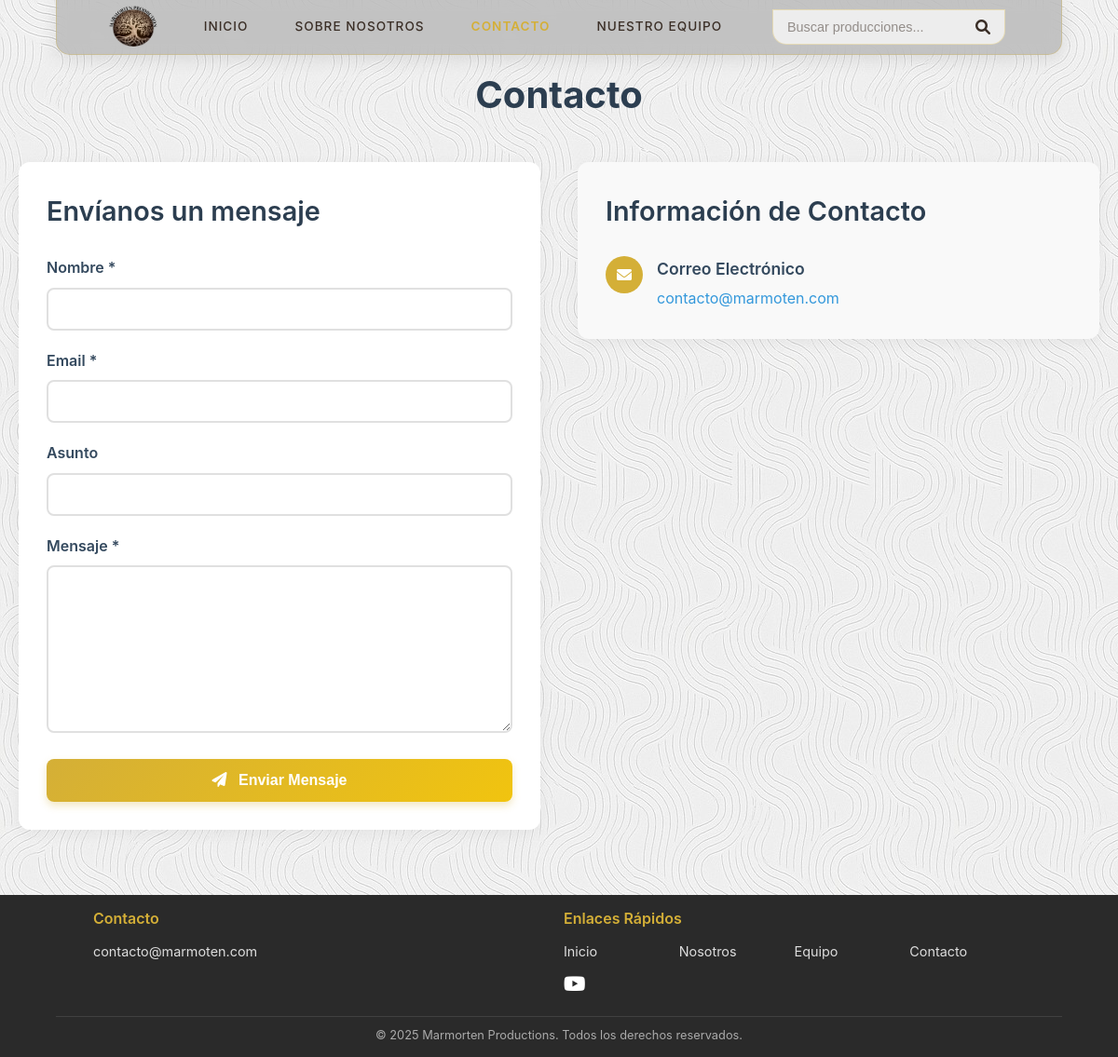
/contacto/, run on an earlier commit of the app's database.
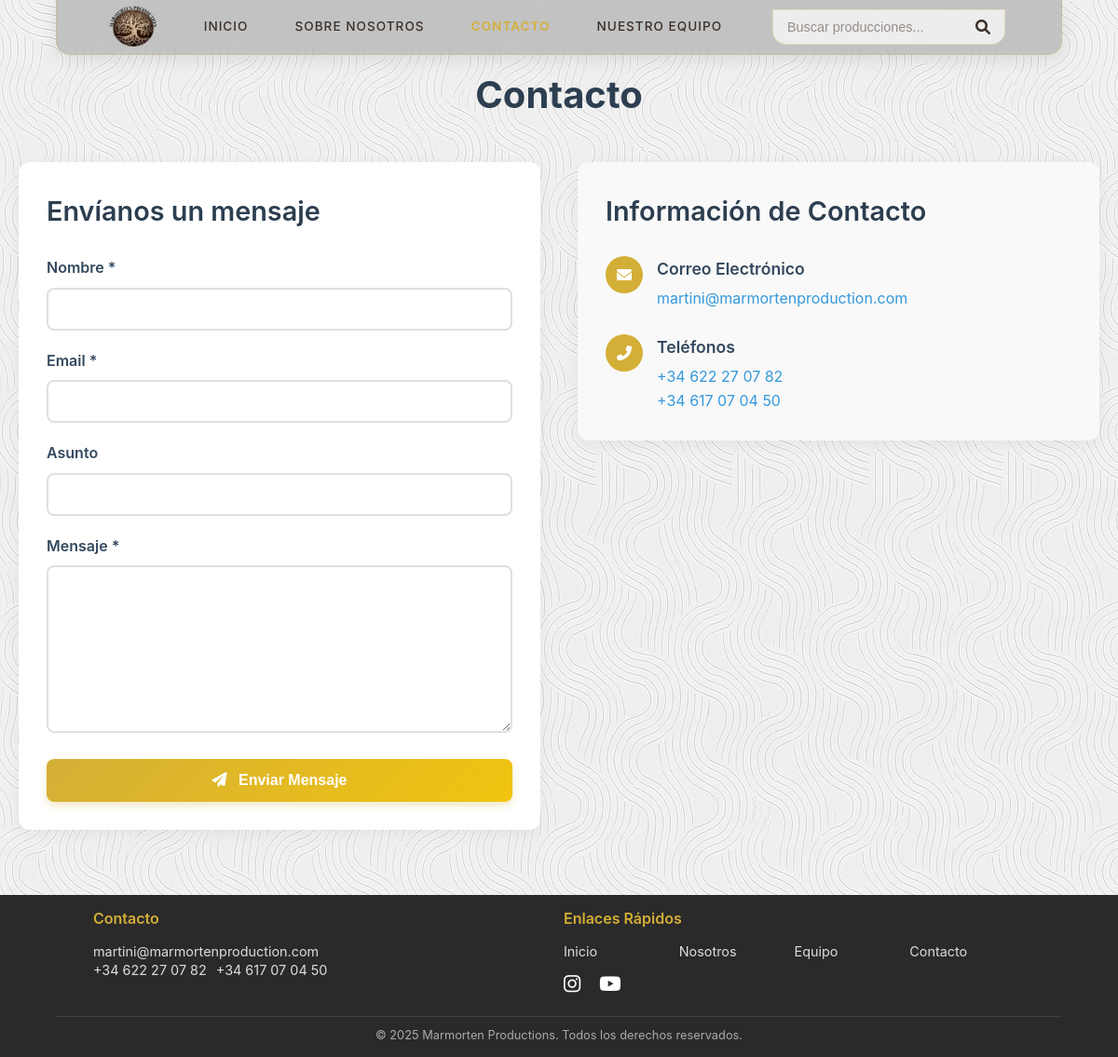
And on a later commit of the database.
### blog/models.py (models this page shows, shortened)
class ConfiguracionSitio(models.Model):
    titulo_sitio = models.CharField(max_length=200, default="Marmoten Production")
    logo = models.ImageField(upload_to='config/', blank=True, null=True)
    email_contacto = models.EmailField(default='contacto@marmoten.com')
    direccion = models.TextField(blank=True)
    sobre_nosotros = models.TextField(blank=True)
    mision = models.TextField(blank=True)
    vision = models.TextField(blank=True)
    banner_sobre_nosotros = models.ImageField(
        upload_to='config/sobre_nosotros/',
        blank=True,
        null=True,
        help_text="Banner para la página 'Sobre Nosotros' (1920x500px recomendado)"
    )
    imagen_sobre_nosotros = models.ImageField(
        upload_to='config/sobre_nosotros/',
        blank=True,
        null=True,
        help_text="Imagen descriptiva para 'Sobre Nosotros' (800x600px recomendado)"
    )
    icono_mision = models.ImageField(
        upload_to='config/iconos/',
        blank=True,
        null=True,
        help_text="Icono para la sección Misión (200x200px recomendado)"
    )
    icono_vision = models.ImageField(
        upload_to='config/iconos/',
        blank=True,
        null=True,
        help_text="Icono para la sección Visión (200x200px recomendado)"
    )
    imb_url = models.URLField(blank=True)
    instagram_url = models.URLField(blank=True)
    youtube_url = models.URLField(blank=True)
    class Meta:
        verbose_name_plural = "Configuraciones del Sitio"

class TelefonoContacto(models.Model):
    configuracion = models.ForeignKey(
        ConfiguracionSitio,
        related_name='telefonos',
        on_delete=models.CASCADE
    )
    numero = models.CharField(max_length=40)
    descripcion = models.CharField(max_length=100, blank=True, help_text="Ej: Oficina, Móvil, WhatsApp")
    orden = models.PositiveIntegerField(default=0)
    class Meta:
        ordering = ['orden']
        verbose_name_plural = "Teléfonos de Contacto"

### blog/views.py (the view, shortened to what this page needs)
# urls.py: path('contacto/', views.contacto, name='contacto'),
def contacto(request):
    return render(request, 'blog/contacto.html', {'config': get_config()})

### blog/views.py (called while the page is built)
def get_config():
    return ConfiguracionSitio.objects.first()

### blog/templates/blog/contacto.html (shortened to what this page needs)
{% extends 'blog/base.html' %}
{% block content %}
<div class="post">
    <h1 class="contact-title">Contacto</h1>
    <div class="contact-container">
        <div class="contact-form-container">
            <h2 class="contact-subtitle">Envíanos un mensaje</h2>
            <form method="post" class="contact-form">
                <div class="form-group">
                    <label for="nombre">Nombre *</label>
                    <input type="text" id="nombre" name="nombre" required
                           value="{{ request.POST.nombre }}">
                </div>
                <div class="form-group">
                    <label for="email">Email *</label>
                    <input type="email" id="email" name="email" required
                           value="{{ request.POST.email }}">
                </div>
                <div class="form-group">
                    <label for="asunto">Asunto</label>
                    <input type="text" id="asunto" name="asunto"
                           value="{{ request.POST.asunto }}">
                </div>
                <div class="form-group">
                    <label for="mensaje">Mensaje *</label>
                    <textarea id="mensaje" name="mensaje" required>{{ request.POST.mensaje }}</textarea>
                </div>
                <button type="submit" class="submit-button">
                    <i class="fas fa-paper-plane"></i>
                    Enviar Mensaje
                </button>
            </form>
        </div>
        <div class="contact-info-container">
            <h2 class="contact-subtitle">Información de Contacto</h2>
            <div class="info-items-container">
                {% if config.email_contacto %}
                    <div class="info-item">
                        <div class="info-icon">
                            <i class="fas fa-envelope"></i>
                        </div>
                        <div>
                            <h3>Correo Electrónico</h3>
                            <p><a href="mailto:{{ config.email_contacto }}">{{ config.email_contacto }}</a></p>
                        </div>
                    </div>
                {% endif %}
                {% if config.telefonos.all %}
                <div class="info-item">
                    <div class="info-icon">
                        <i class="fas fa-phone-alt"></i>
                    </div>
                    <div>
                        <h3>Teléfonos</h3>
                        {% for telefono in config.telefonos.all %}
                            <p>
                                <a href="tel:{{ telefono.numero }}">{{ telefono.numero }}</a>
                            </p>
                        {% endfor %}
                    </div>
                </div>
            {% endif %}
            </div>
        </div>
    </div>
</div>
{% endblock %}

### blog/templates/blog/base.html (shortened to what this page needs)
<!DOCTYPE html>
<html lang="es">
<head>
    <link rel="stylesheet" href="https://cdnjs.cloudflare.com/ajax/libs/font-awesome/6.0.0/css/all.min.css">
</head>
<body>
    <nav class="navbar" id="navbar">
        <img src="{{ config.logo.url }}" alt="Marmoten Production Logo" class="navbar-logo">
        <div class="nav-links" id="navLinks">
            <a href="{% url 'inicio' %}" class="nav-link active">Inicio</a>
            <a href="{% url 'sobre_nosotros' %}" class="nav-link">Sobre Nosotros</a>
            <a href="{% url 'contacto' %}" class="nav-link">Contacto</a>
            <a href="{% url 'nuestro_equipo' %}" class="nav-link">Nuestro Equipo</a>
        </div>
        <div class="search-container" id="searchContainer">
            <form action="{% url 'buscar_posts' %}" method="get" class="search-form">
                <input type="search" name="q" class="search-input" placeholder="Buscar producciones..." value="{{ request.GET.q }}">
                <button type="submit" class="search-button">
                    <i class="fas fa-search"></i>
                </button>
            </form>
        </div>
    </nav>
    <div class="container">
        {% block content %}{% endblock %}
    </div>
    <footer>
        <div class="footer-container">
            <div class="footer-section">
                <h3>Contacto</h3>
                <div class="footer-section-contact">
                    {% if config.email_contacto %}
                    <a href="mailto:{{ config.email_contacto }}">{{ config.email_contacto }}</a>
                    {% endif %}
                    <div class="telefono"">
                        {% if config.telefonos.all %}
                            {% for telefono in config.telefonos.all %}
                                <a href="tel:{{ telefono.numero }}">{{ telefono.numero }}</a>
                            {% endfor %}
                        {% endif %}
                    </div>
                </div>
            </div>
            <div class="footer-section">
                <h3>Enlaces Rápidos</h3>
                <div class="quick-links">
                    <a href="{% url 'inicio' %}">Inicio</a>
                    <a href="{% url 'sobre_nosotros' %}">Nosotros</a>
                    <a href="{% url 'nuestro_equipo' %}">Equipo</a>
                    <a href="{% url 'contacto' %}">Contacto</a>
                    <div class="social-links">
                        {% if config.instagram_url %}
                        <a href="{{ config.instagram_url }}" target="_blank"><i class="fab fa-instagram"></i></a>
                        {% endif %}
                        {% if config.youtube_url %}
                        <a href="{{ config.youtube_url }}" target="_blank"><i class="fab fa-youtube"></i></a>
                        {% endif %}
                    </div>
                </div>
            </div>
        </div>
        <div class="copyright">
            &copy; {% now "Y" %} Marmorten Productions. Todos los derechos reservados.
        </div>
    </footer>
</body>
</html>

What changed in the data, as far as the page shows it:
changed ConfiguracionSitio: email_contacto "contacto@marmoten.com" → "martini@marmortenproduction.com"
added TelefonoContacto: numero "+34 622 27 07 82"
added TelefonoContacto: numero "+34 617 07 04 50"
Also different on the page:
text now shown: "Teléfonos"
